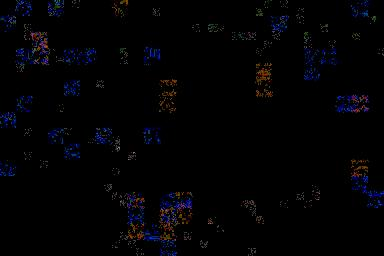
#> input picture Image analysis/scripts/temp_ela.jpg, 384 x 256 px; its folder holds only this picture in this run
$ python -i feature_extract.py   (imports and definitions only)
#> lines starting #> are read from the running program, lines starting #| are printed output that depends on the picture
#> further down, picture is the input picture: shape (256, 384, 3); mean B, G, R 4.6, 2.5, 2.7
import os
import cv2
import numpy as np
import pywt
from skimage.feature import local_binary_pattern

# Paths
INPUT_DIR = "C:/ImageTamperingDetection/processed_dataset/"
FEATURE_DIR = "C:/ImageTamperingDetection/processed_dataset/features/"

# Ensure feature directory exists
# [1 line not run here, left out]

# Function to extract feature vector from RGB image
def extract_feature_vector_rgb(img_rgb):
    feature_vector = []

    for i in range(3):  # Loop over R, G, B channels
        channel = img_rgb[:, :, i]

        # LBP
        radius = 1
        n_points = 8 * radius
        lbp = local_binary_pattern(channel, n_points, radius, method="uniform")
        lbp_hist, _ = np.histogram(lbp.ravel(), bins=np.arange(0, n_points + 3), range=(0, n_points + 2))
        lbp_hist = lbp_hist.astype("float")
        lbp_hist /= (lbp_hist.sum() + 1e-6)
        feature_vector.extend(lbp_hist)

        # DWT (HH component statistics)
        coeffs2 = pywt.dwt2(channel, 'haar')
        LL, (LH, HL, HH) = coeffs2
        feature_vector.extend([HH.mean(), HH.std(), np.max(HH), np.min(HH)])

        # Canny edge count
        edges = cv2.Canny(channel, 100, 200)
        edge_count = np.sum(edges > 0)
        feature_vector.append(edge_count)

        # Histogram (grayscale-style on this channel)
        hist = cv2.calcHist([channel], [0], None, [256], [0, 256])
        hist = hist.flatten()
        hist /= (hist.sum() + 1e-6)
        feature_vector.extend(hist.tolist())
#> this loop made 3 passes
#> (lbp_hist, edge_count) on passes 1 to 3: ([2104, 1874, 1041, 2177, 2119, 2648, 1027, 871, 82127, 2316], 5456), ([2446, 2273, 884, 1538, 936, 1488, 579, 941, 84366, 2853], 4112), ([2344, 2013, 811, 1441, 882, 1453, 582, 741, 85818, 2219], 3826)
#> pass 1, in extract_feature_vector_rgb, `channel = img_rgb[:, :, i]`:
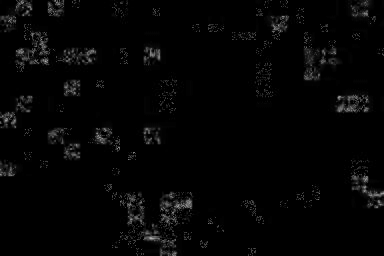
#> channel: shape (256, 384); min 0, max 176, mean 4.6
#> pass 1, in extract_feature_vector_rgb, `lbp = local_binary_pattern(channel, n_points, radius, method="uniform")`:
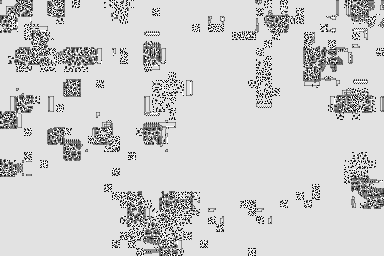
#> lbp: shape (256, 384) float64; min 0, max 9, mean 7.35; drawn with min black and max white
#> pass 1, in extract_feature_vector_rgb, `LL, (LH, HL, HH) = coeffs2`:
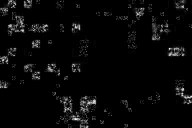
#> LL: shape (128, 192) float64; min 0, max 285.5, mean 9.2; drawn with min black and max white
#> pass 1, in extract_feature_vector_rgb, `LL, (LH, HL, HH) = coeffs2`:
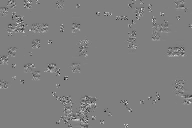
#> LH: shape (128, 192) float64; min -94, max 93.5, mean -0.1; drawn with min black and max white
#> after the loop:
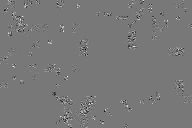
#> HH: shape (128, 192) float64; min -82.5, max 91.5, mean 0; drawn with min black and max white
#> after the loop:
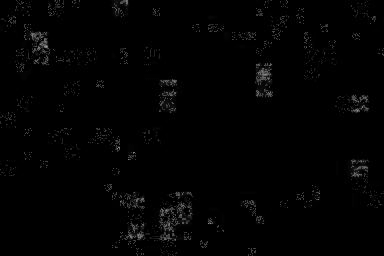
#> channel: shape (256, 384); min 0, max 159, mean 2.7
#> after the loop, feature_vector = 813 values, max 5456 at index 14, min -82.5 at index 555, mean 16.54

    return np.array(feature_vector)

# Function to process a category folder
def extract_features(category):
    input_folder = os.path.join(INPUT_DIR, category)
    output_folder = os.path.join(FEATURE_DIR, category)
    os.makedirs(output_folder, exist_ok=True)

    feature_data = []
    labels = []

    for img_name in os.listdir(input_folder):
        img_path = os.path.join(input_folder, img_name)

        # Read RGB image
        img_rgb = cv2.imread(img_path)

        if img_rgb is None:
            print(f"❌ Skipped corrupted or invalid image: {img_name}")
            continue

        # Extract features
        features = extract_feature_vector_rgb(img_rgb)
        feature_data.append(features)

        # Set label: 0 for Authentic, 1 for Tampered
        labels.append(0 if category.lower() == "authentic" else 1)

    # Save features and labels
    np.save(os.path.join(output_folder, "features.npy"), np.array(feature_data))
    np.save(os.path.join(output_folder, "labels.npy"), np.array(labels))

    print(f"✅ Feature extraction completed for {category} images")

# Run for both categories
# [2 lines not run here, left out]

>>> import cv2
>>> picture = cv2.imread('../Image analysis/scripts/temp_ela.jpg')
>>> result = extract_feature_vector_rgb(picture)
#> result has the same summary as feature_vector in extract_feature_vector_rgb
